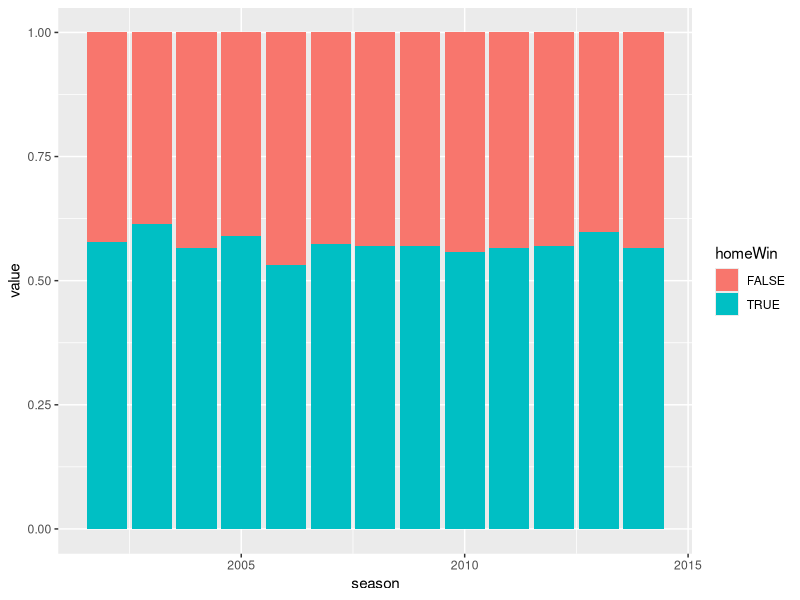
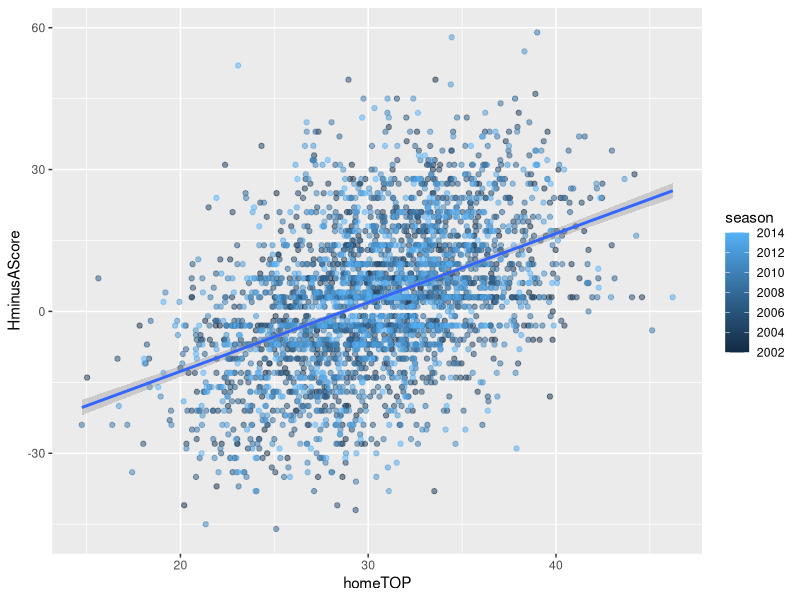
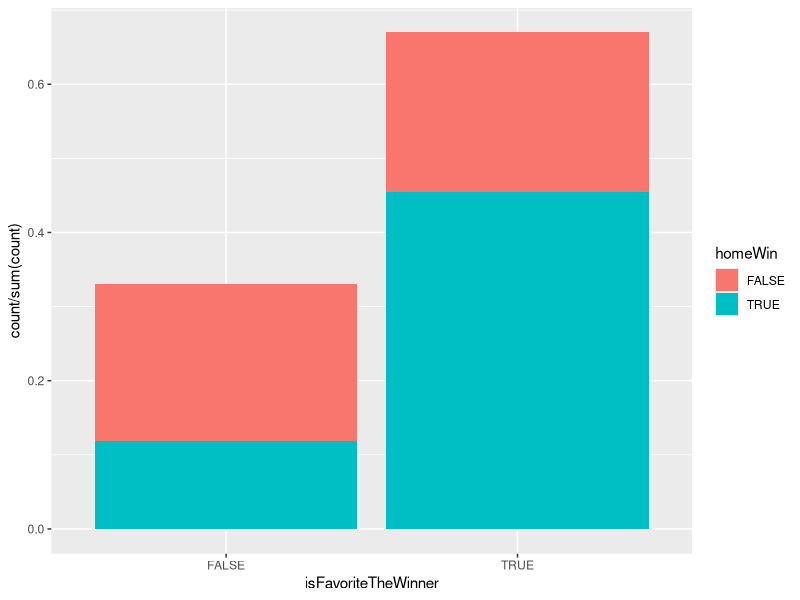
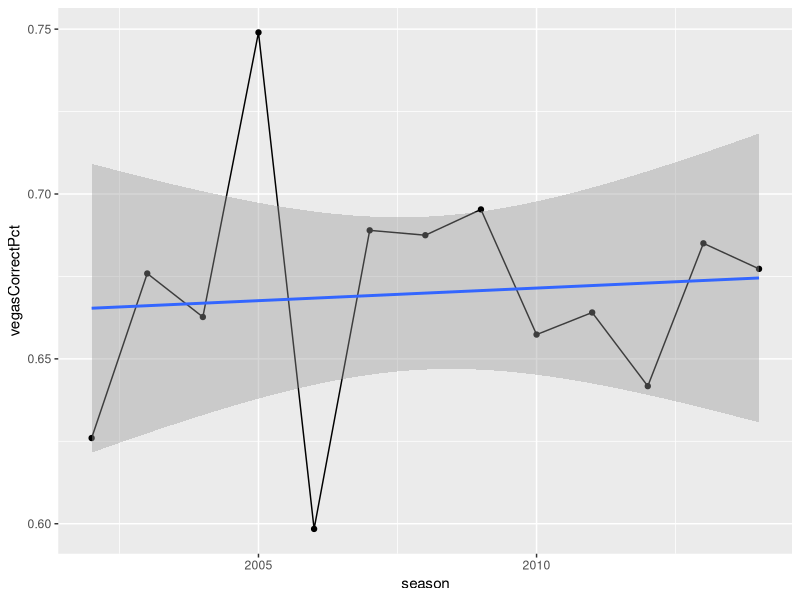
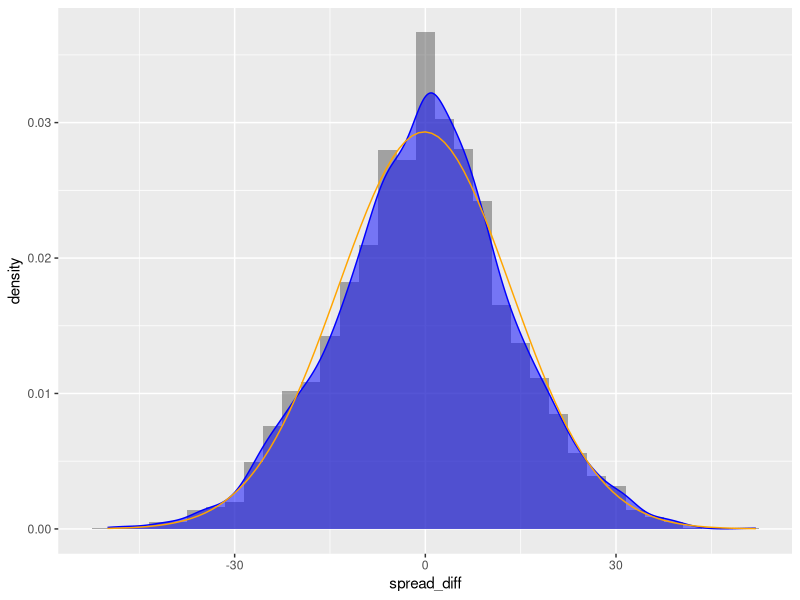
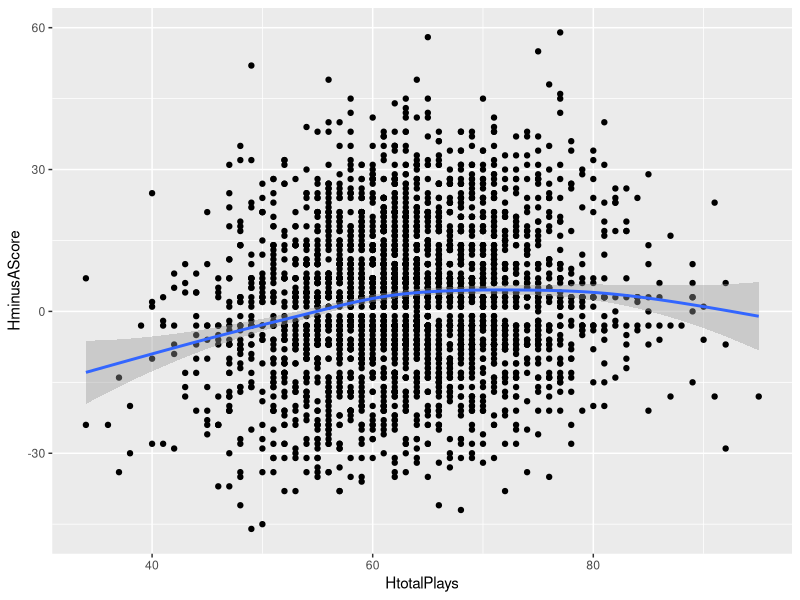
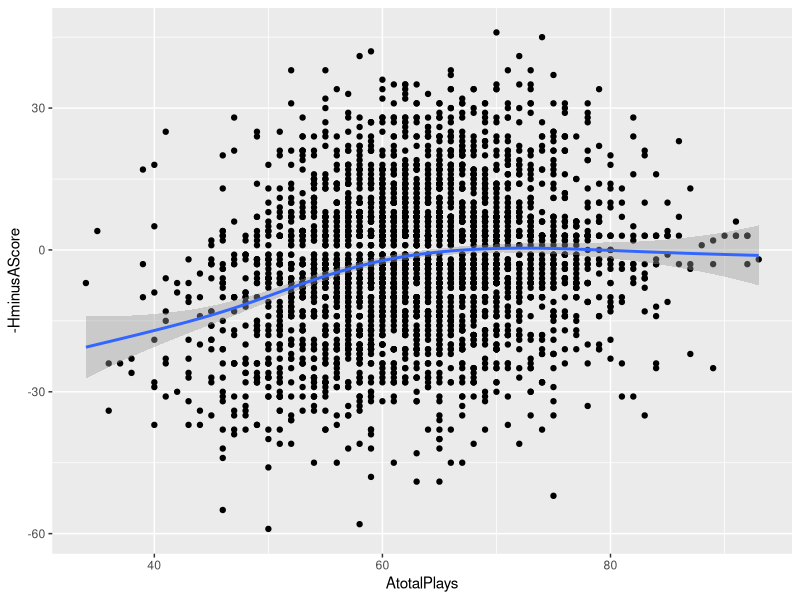
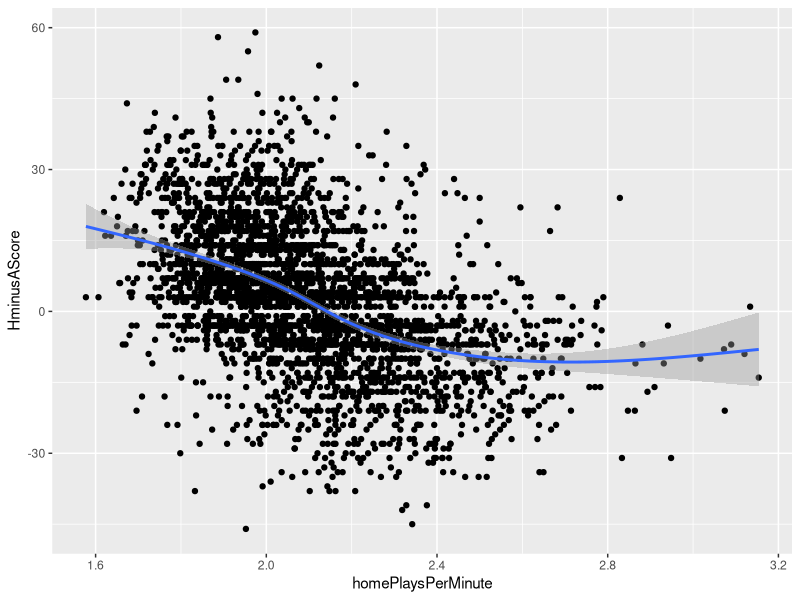

Write R code to recreate these figures, in order.
## ---- chunk 1
knitr::opts_chunk$set(echo = TRUE)
## ---- chunk 2
library(tidyverse)

scores <- read_csv("scoresFull.csv")

scores_df <- scores %>%
  filter(week %in% as.character(1:17)) %>%  # Regular season only
  discard(is.character) %>%
  mutate(awayWin = (AFinal > HFinal),
         homeWin = (HFinal > AFinal),
         awayYPC = awayRushYds / awayRushAtt,
         homeYPC = homeRushYds / homeRushAtt,
         awayYPA = awayPassYds / awayPassAtt,
         homeYPA = homePassYds / homePassAtt,
         awayTPP = Aturnovers / AtotalPlays,
         homeTPP = Hturnovers / HtotalPlays,
         away3rdPct = away3rdConv / away3rdAtt,
         home3rdPct = home3rdConv / home3rdAtt,
         awayPenPerPlay = awayNumPen / AtotalPlays,
         homePenPerPlay = homeNumPen / HtotalPlays,
         spread_diff = homeSpread - HminusAScore)
# Maybe add some differential metrics
## ---- chunk 3
scores_df %>%
  select(homeWin, season) %>%
  group_by(season, homeWin) %>%
  summarize(value = n()) %>%
  mutate(value = value / sum(value)) %>%
  ggplot(aes(x = season, y = value, fill = homeWin)) +
  geom_bar(stat = "identity")
  # Text positioning: https://stackoverflow.com/a/12019601
  #  geom_text(aes(label=round(value, 3)), position=position_dodge(width=0.9), vjust=-0.25)
## ---- chunk 4
ggplot(scores_df, aes(x = homeTOP, y = HminusAScore)) +
  geom_point(aes(color = season), alpha = 0.5) +
  geom_smooth(method = lm)
## ---- chunk 5
# Remove pick-em games
scores_df %>%
  filter(homeSpread != 0) %>%
  mutate(isFavoriteTheWinner = (homeSpread > 0 & homeWin) | (homeSpread < 0 & !homeWin) ) %>%
  ggplot(aes(x = isFavoriteTheWinner)) +
  geom_bar(aes(y = stat(count / sum(count)), fill = homeWin)) # Proportion from https://ggplot2.tidyverse.org/reference/stat.html

scores_df %>%
  filter(homeSpread != 0) %>%
  mutate(isFavoriteTheWinner = as.numeric((homeSpread > 0 & homeWin) | (homeSpread < 0 & !homeWin) )) %>%
  select(season, isFavoriteTheWinner) %>%
  group_by(season) %>%
  summarize(vegasCorrectPct = sum(isFavoriteTheWinner) / n()) %>%
  ggplot(aes(x = season, y = vegasCorrectPct)) + 
  geom_line() +
  geom_point() +
  geom_smooth(method = lm)
## ---- chunk 6
# RMSE of predicted spread vs. actual
scores_df %>%
  group_by(season) %>%
  summarise(spread_rmse = sqrt(mean(spread_diff^2)))

# Histogram of predicted spread - actual
ggplot(scores_df, aes(x = spread_diff)) +
  geom_histogram(binwidth = 3, aes(y = stat(density)), alpha = 0.5) +
  geom_density(kernel = "gaussian", fill = "blue", alpha = 0.5, color = "blue") +
  # Referenced code: https://stackoverflow.com/a/13609916
  stat_function(fun = dnorm, args = list(mean = mean(scores_df$spread_diff), sd = sd(scores_df$spread_diff)), color = "orange")
## ---- chunk 7
# Total plays
scores_df %>%
  ggplot(aes(x = HtotalPlays, y = HminusAScore)) +
  geom_point() +
  geom_smooth()

scores_df %>%
  ggplot(aes(x = AtotalPlays, y = -HminusAScore)) +
  geom_point() +
  geom_smooth()

# Plays per minute
scores_df %>%
  mutate(homePlaysPerMinute = HtotalPlays / homeTOP,
         awayPlaysPerMinute = AtotalPlays / awayTOP) %>%
  ggplot(aes(x = homePlaysPerMinute, y = HminusAScore)) +
  geom_point() +
  geom_smooth()

scores_df %>%
  mutate(homePlaysPerMinute = HtotalPlays / homeTOP,
         awayPlaysPerMinute = AtotalPlays / awayTOP) %>%
  ggplot(aes(x = awayPlaysPerMinute, y = -HminusAScore)) +
  geom_point() +
  geom_smooth()
## ---- chunk 8
scores_df %>%
  ggplot(aes(x = homeYPC, y = homeYPA, color = homeWin)) +
  geom_point(alpha = 0.3) +
  geom_smooth(method = lm)

scores_df %>%
  ggplot(aes(x = awayYPC, y = awayYPA, color = awayWin)) +
  geom_point(alpha = 0.3) +
  geom_smooth(method = lm)
## ---- chunk 9
scores_df %>%
  mutate(avgRushYds = (homeRushYds + awayRushYds) / 2,
         avgPassYds = (homePassYds + awayPassYds) / 2) %>%
  group_by(season) %>%
  summarize(avgRushYds = mean(avgRushYds), avgPassYds = mean(avgPassYds)) %>%
  pivot_longer(2:3, names_to = "type", values_to = "value") %>%
  ggplot(aes(x = season, y = value, fill = type)) +
  geom_bar(stat = "identity")
## ---- chunk 10
(principal_components <- prcomp(select(scores_df, homeTOP, homeYPC, homeYPA, awayYPC, awayYPA, HtotalPlays, AtotalPlays) , scale = TRUE))
biplot(principal_components, xlabs = rep(".", nrow(scores_df)), cex = 1.5)
